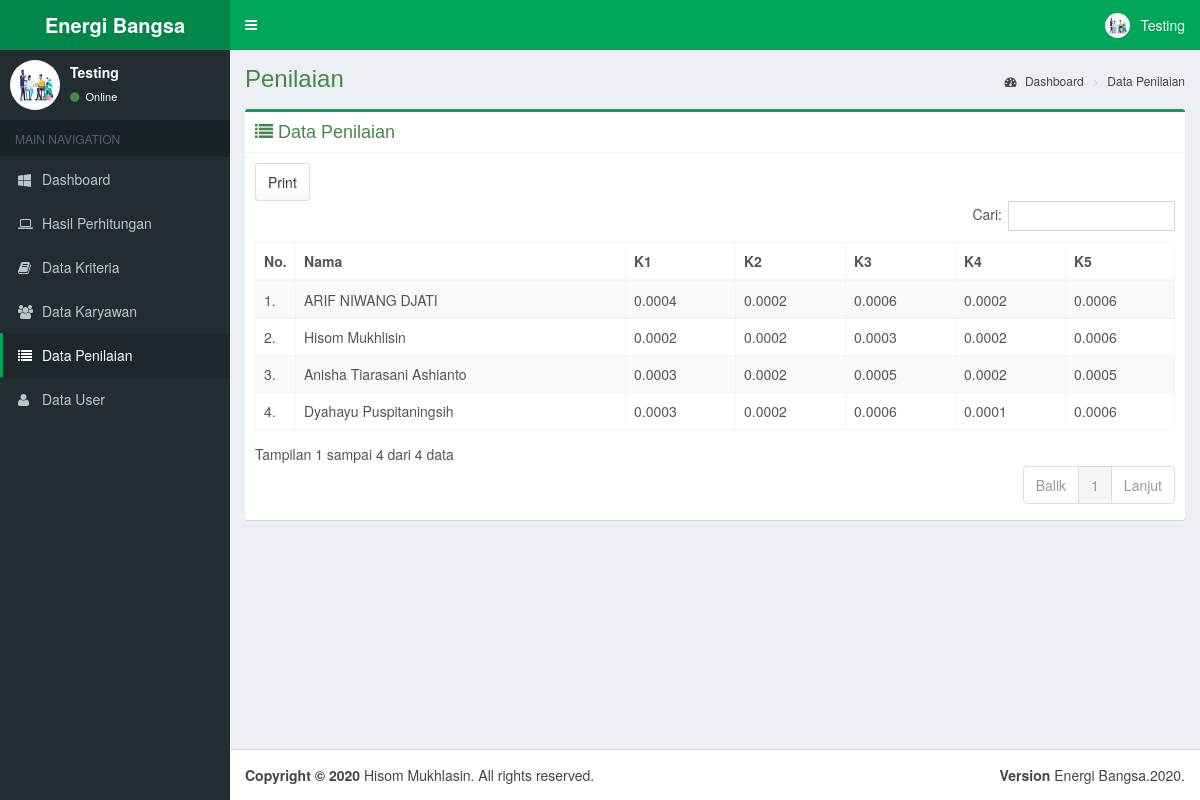
Page /penilaian.php (signed in) on the committed database.
### tables this page shows
CREATE TABLE `kriteria` (
  `id_kriteria` int(11) NOT NULL AUTO_INCREMENT,
  `kriteria` varchar(50) NOT NULL,
  `cost_benefit` varchar(10) NOT NULL,
  `tipe` varchar(10) NOT NULL DEFAULT 'Option',
  `limit` tinyint(1) NOT NULL,
  `bobot` float DEFAULT '0',
  PRIMARY KEY (`id_kriteria`)
);

CREATE TABLE `karyawan` (
  `id_karyawan` int(11) NOT NULL AUTO_INCREMENT,
  `foto` varchar(100) DEFAULT '',
  `nama` varchar(100) NOT NULL,
  `email` varchar(100) NOT NULL,
  `nomor_telepon` varchar(20) DEFAULT '',
  `alamat` varchar(255) DEFAULT '',
  `jenis_kelamin` varchar(10) DEFAULT '',
  `password` varchar(255) NOT NULL DEFAULT '',
  `ijasah` varchar(255) DEFAULT '',
  `ktp` varchar(255) DEFAULT '',
  `cv` varchar(255) DEFAULT '',
  `sertifikat` varchar(255) DEFAULT '',
  `nilai` float DEFAULT '0',
  `status` varchar(10) NOT NULL DEFAULT 'Non Aktif',
  PRIMARY KEY (`id_karyawan`)
);

CREATE TABLE `nilai` (
  `id_nilai` int(11) NOT NULL AUTO_INCREMENT,
  `id_karyawan` int(11) NOT NULL,
  `id_kriteria` int(11) NOT NULL,
  `id_sub_kriteria` int(11) DEFAULT NULL,
  `value` varchar(100) DEFAULT NULL,
  `bobot` float DEFAULT NULL,
  `bobot_sub` float DEFAULT NULL,
  `nilai` float DEFAULT '0',
  PRIMARY KEY (`id_nilai`)
);

### penilaian.php (the view, shortened to what this page needs)
<?php
include 'dbconf.php';
$sql = "SELECT * FROM `karyawan` WHERE `status` = 'Aktif'";
$karyawan = $mysqli->query($sql);
?>
<!DOCTYPE html>
<html>
<head>
	<?php include 'layout/head.php'; ?>
</head>
<body class="hold-transition fixed skin-green sidebar-mini">
<div class="wrapper">
	<header class="main-header">
		<?php include 'layout/header.php'; ?>
	</header>
	<aside class="main-sidebar">
		<?php include 'layout/sidebar.php'; ?>
	</aside>
	<div class="content-wrapper">
		<section class="content-header">
			<h1 class="text-success">Penilaian</h1>
			<ol class="breadcrumb">
				<li><a href="dashboard-ui.php"><i class="fa fa-dashboard"></i> Dashboard</a></li>
				<li><a href="user.php">Data Penilaian</a></li>
			</ol>
		</section>
		<section class="content">
			<div class="box box-success">
				<div class="box-header with-border">
					<h3 class="box-title text-success"><i class="fa fa-list"> </i> Data Penilaian</h3>
				</div>
				<div class="box-body">
					<div class="row">
						<div class="col-lg-12 col-xs-12">
							<table id="maintable" class="table table-responsive table-bordered table-striped table-hover">
								<thead>
								<tr>
									<th width="15px">No.</th>
									<th>Nama</th>
									<?php
									$no = 1;
									$cluster = $mysqli->query("SELECT * FROM `kriteria`");
									if ($cluster->num_rows > 0) {
										while ($cluster->fetch_assoc()) {
											echo "<th>K" . $no++ . "</th>";
										}
									}; ?>
								</tr>
								</thead>
								<tbody>
								<?php
								$i = 1;
								if ($karyawan->num_rows != 0) {
									while ($row = $karyawan->fetch_assoc()) {
										$kriteria = $mysqli->query("SELECT * FROM `kriteria`");
										echo "<tr>";
										echo "<td>" . $i . ".</td>";
										echo "<td>" . ucwords($row['nama']) . "</td>";
										while ($xrow = $kriteria->fetch_assoc()) {
											$sql = "SELECT * FROM `nilai` WHERE `id_karyawan` = " . $row['id_karyawan'] . " AND `id_kriteria` = " . $xrow['id_kriteria'];
											$result = $mysqli->query($sql)->fetch_assoc();
											$nilai = ($result['nilai'] * $xrow['bobot']) / 100;
											$nilai = round($nilai, 4);
											echo "<td>" . $nilai . "</td>";
										}
										echo "</tr>";
										$i++;
									}
								}
								?>
								</tbody>
							</table>
						</div>
					</div>
				</div>
			</div>
		</section>
	</div>
	<footer class="main-footer">
		<?php include 'layout/footer.php'; ?>
	</footer>
</div>
</body>
</html>

### rows in the picture
kriteria: bobot.nilai "0.0004", bobot.nilai "0.0002", bobot.nilai "0.0003"
kriteria: bobot.nilai "0.0002"
kriteria: bobot.nilai "0.0006", bobot.nilai "0.0003", bobot.nilai "0.0005"
kriteria: bobot.nilai "0.0002", bobot.nilai "0.0001"
kriteria: bobot.nilai "0.0006", bobot.nilai "0.0005"
karyawan: nama "ARIF NIWANG DJATI"
karyawan: nama "Hisom Mukhlisin"
karyawan: nama "Anisha Tiarasani Ashianto"
karyawan: nama "Dyahayu Puspitaningsih"

### other values in the picture
$_SESSION['judul'] "Energi Bangsa"
$_SESSION['user'] "Testing"
